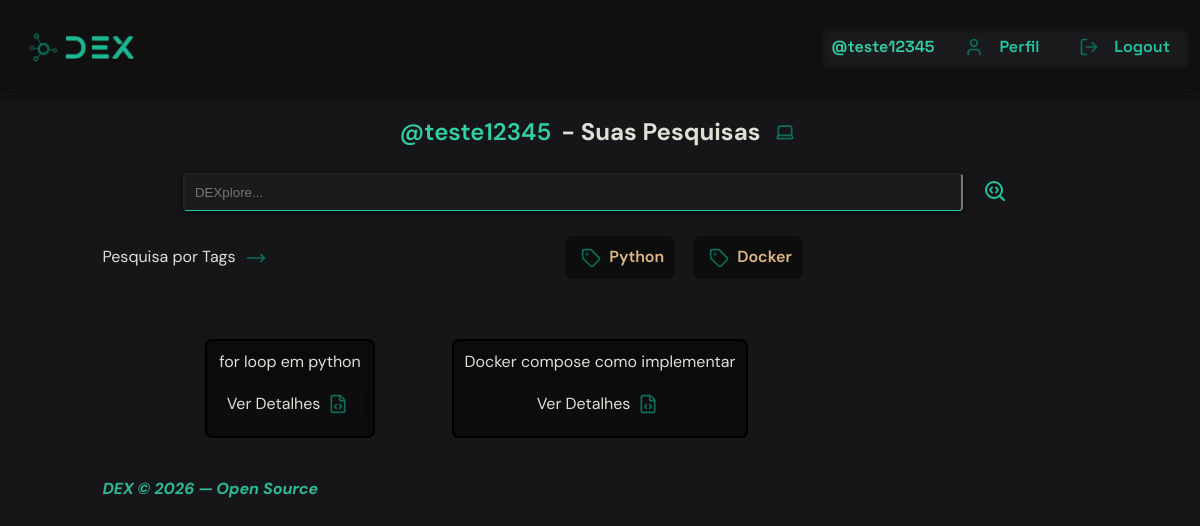
The app's page /profile/ (signed in) with its own data.
### core/models.py (models this page shows, shortened)
class Tag(models.Model):
    name = models.CharField(blank=False, null=False, max_length=20)

class Search(models.Model):
    user = models.ForeignKey(User, on_delete=models.CASCADE)
    tag = models.ForeignKey(Tag, on_delete=models.SET_NULL, null=True)
    slug = models.SlugField(blank=True)
    query = models.CharField(max_length=255)
    what_is = models.TextField()
    how_it_works = models.TextField()
    code_example = models.TextField()
    when_to_use = models.TextField()
    created_at = models.DateTimeField(auto_now_add=True)

### core/views.py (the view)
# urls.py: path("profile/", profile, name="profile"),
@login_required
def profile(request):
    search_query = request.GET.get("search")
    tag_filter = request.GET.get("tag")
    if tag_filter:
        searches = Search.objects.filter(user=request.user, tag__name=tag_filter)
    elif search_query:
        searches = Search.objects.filter(user=request.user, query__icontains=search_query)
    else:
        searches = Search.objects.filter(user=request.user)
    tags = Tag.objects.filter(search__user=request.user).distinct()
    return render(request, "profile.html", {"tags": tags, "searches": searches})

### core/templates/profile.html (shortened to what this page needs)
{% extends 'base.html' %}
{% load static %}
{% block css %} <link rel="stylesheet" href="{% static 'css/profile.css' %}"> {% endblock %}
{% block content%}
{% include "navbar.html" %}
<main>
    <h2 class="title"><span class="username">@{{user.username}}</span> - Suas Pesquisas <i class="icon" data-lucide="laptop"></i> </h2>
    <div class="container-searches">
        <div class="container-search">
            <form method="GET" action="{% url 'core:profile' %}" class="search-form">
                <input type="text" class="search-input" name="search" placeholder="DEXplore...">
                <button type="submit" class="search-btn"><i class="search-icon" data-lucide="search-code"></i></button>
            </form>
        </div>
        <div class="tags-container">
            <span class="title-tags">Pesquisa por Tags <i class="icon" data-lucide="move-right"></i></span>
            {% if tags %}
            {% for tag in tags %}
            <div class="tags">
                <a href="{% url 'core:profile' %}?tag={{ tag.name }}" class="tag-link">
                    <i class="icon" data-lucide="tag"></i>
                    <span class="tag-name">{{ tag.name }}</span>
                </a>
                {% endfor %}
            </div>
            {% else %}
                <span style="margin:0 auto;">Você ainda não realizou nenhuma pesquisa, consequente ainda não possui filtro por tags</span>
            {% endif %}
        </div>
    </div>
    <div class="searches">
        {% if searches %}
        <div class="cards">
            {% for search in searches %}
            <div class="card">
                <span>{{search.query}}</span>
                <a href="{% url 'core:search_detail' search.slug search.id %}" class="detail-link">Ver Detalhes <i class="icon" data-lucide="file-code"></i>  </a>
            </div>
            {% endfor %}
        </div>
        {% else %}
            <p>Você ainda não realizou nenhuma pesquisa.</p>
        {% endif %}
    </div>
    <footer>
        <p class="copyright">DEX © 2026 — Open Source</p>
    </footer>
</main>
{% endblock %}

### core/templates/navbar.html (shortened to what this page needs)
{% load static %}
<header>
    <a href="{% url 'core:home' %}">
        <div class="img-wrapper">
            <img src="{% static 'images/dex-logo.png' %}" class="dex-logo" alt="DEX Logo">
        </div>
    </a>
    <nav class="navbar">
        {% if user.is_authenticated %}
        <span class="username">@{{user.username}}</span>
        <div class="nav-link-icon">
            <i class="icon" data-lucide="user"></i>
            <a href="{% url 'core:profile' %}" class="nav-link">Perfil</a>
        </div>
        <div class="nav-link-icon">
            <i class="icon" data-lucide="log-out"></i>
            <a href="{% url 'core:logout' %}" class="nav-link">Logout</a>
        </div>
        {% endif %}
    </nav>
</header>

### core/static/css/base.css (style rules this page uses)
:root { --text-color: #dfdfd6; --code-background-color: #161618; }
* { padding: 0; margin: 0; box-sizing: border-box; }
html { font-size: 62.5%; scroll-behavior: smooth; }
body { background-color: var(--code-background-color); color: var(--text-color); font-size: 1.6rem; line-height: 1.4; }

### core/static/css/navbar.css (style rules this page uses)
:root { --nav-link-color: #20C7A1; }
header { background-color: #101011; font-family: "Space Grotesk", sans-serif; width: 100%; height: auto; padding: 1rem; display: flex; align-items: center; justify-content: space-between; gap: 2rem; border-bottom: solid 1px rgba(32, 32, 32, 0.50); box-shadow: 0 2px 8px rgba(0, 0, 0, 0.6); }
.img-wrapper { display: flex; align-items: center; }
.dex-logo { height: auto; width: 15rem; object-fit: contain; }
.navbar { background-color: #1b1b1e; display: flex; align-items: center; justify-content: center; gap: 1.5rem; padding: 0.5rem 1rem; box-shadow: inset 0 2px 10px rgba(0, 0, 0, 0.6); border-radius: 0.4rem; }
.nav-link-icon { display: flex; gap: 1rem; padding: 0.5rem 1rem; align-items: center; justify-content: center; }
.username { color: var(--nav-link-color); }
.nav-link { color: var(--nav-link-color); text-decoration: none; font-weight: 600; transition: all 0.3s ease-in-out; cursor: pointer; }
.icon { color: #0b6f59; }

### core/static/css/profile.css (style rules this page uses)
main { font-family: "DM Sans", sans-serif; display: flex; flex-direction: column; align-items: center; justify-content: center; gap: 2rem; padding: 2rem; margin: 0 auto; }
.title { display: flex; align-items: center; justify-content: center; gap: 1rem; }
.title-searchs, .title-tags { display: flex; align-items: center; gap: 0.5rem; }
.username { color: #31d0a6; font-weight: 600; }
.icon { height: 2rem; width: 3rem; }
.container-search { width: 100%; display: flex; align-items: center; justify-content: center; gap: 1rem; }
.search-form { display: flex; align-items: center; justify-content: center; width: 100%; gap: 1rem; margin: 0 auto; padding: 0.5rem 1rem; }
.search-input { width: 80%; color: #dfdfd6; background-color: #1b1b1e; transition: all 0.3s ease-in-out; border-bottom: solid 1px #20C7A1; box-shadow: 0 2px 8px rgba(0, 0, 0, 0.6); padding: 1rem; border-radius: 0.4rem; }
.search-input { color: #dfdfd6; }
.search-btn { outline: none; cursor: pointer; background-color: transparent; border: none; transition: all 0.3s ease-in-out; padding: 0.5rem 1rem; border-radius: 0.4rem; }
.search-icon { color: #20C7A1; }
.tags-container { flex-wrap: wrap; display: flex; align-items: center; justify-content: center; gap: 1rem; margin: 0 auto; }
.tags { display: flex; align-items: center; justify-content: center; gap: 1rem; margin: 0 auto; padding: 1rem; flex-wrap: wrap; }
.tag-link { text-decoration: none; display: flex; align-items: center; justify-content: center; gap: 0.3rem; cursor: pointer; background-color: rgb(14, 13, 13); padding: 1rem; border-radius: 0.6rem; transition: all 0.3s ease-in-out; }
.tag-name { color: burlywood; font-weight: 600; }
.searches { width: 100%; margin: 0 auto; padding: 2rem; }
.cards { display: grid; grid-template-columns: repeat(3, 1fr); gap: 1.5rem; width: 100%; margin: 0 auto; padding: 2rem; }
.card { display: flex; flex-direction: column; align-items: center; justify-content: center; margin: 0 auto; padding: 1rem; border-radius: 0.7rem; border: 2px solid black; background-color: #0b0b0c; gap:1rem; }
.detail-link { text-decoration: none; color: inherit; display: flex; align-items: center; justify-content: center; gap: 0.3rem; cursor: pointer; background-color: rgb(14, 13, 13); padding: 1rem; border-radius: 0.6rem; transition: all 0.3s ease-in-out; }
.copyright { color: #2cba94; font-style:italic; font-weight: bold; }

### records on screen
Tag: name "Python"
Tag: name "Docker"
Search: query "for loop em python"
Search: query "Docker compose como implementar"

### other values on screen
{{ user.username }} "teste12345"
